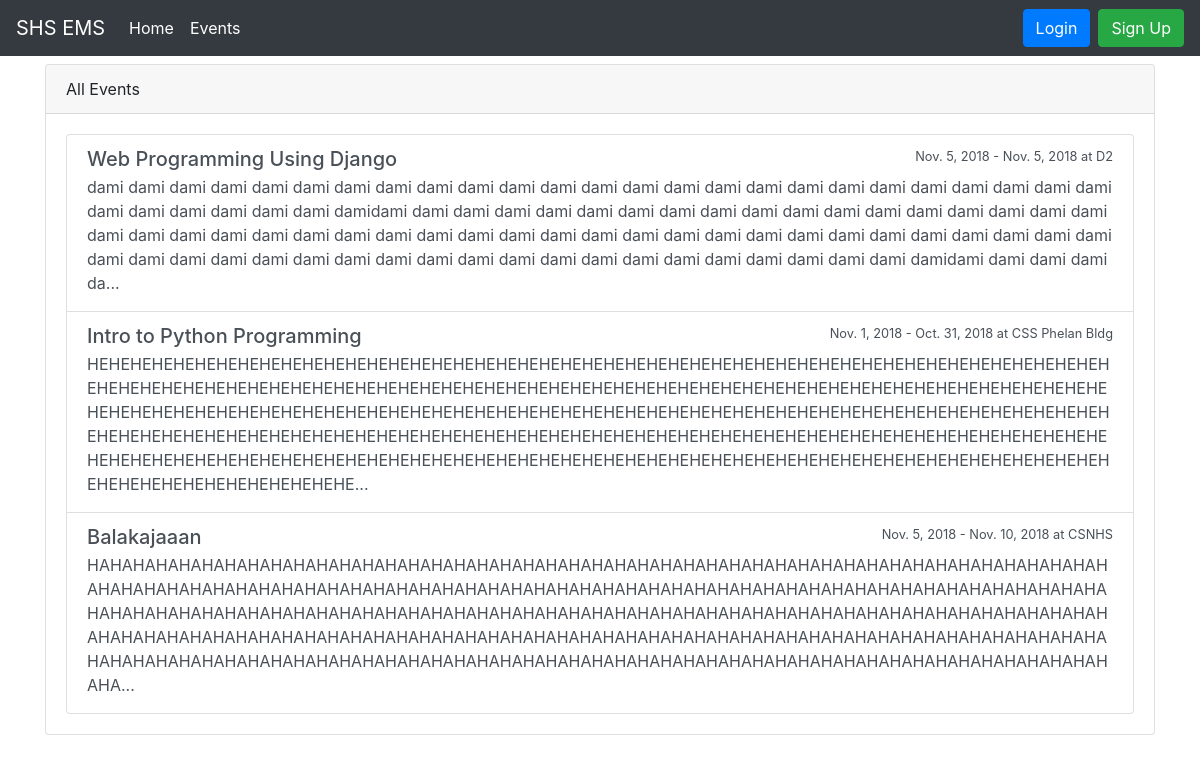
The app's page /events/, older data.
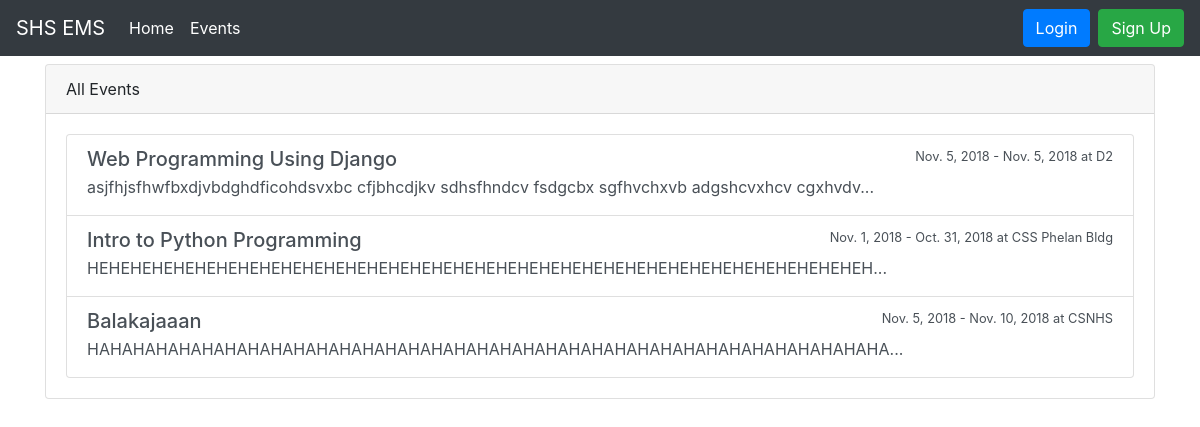
The same page, newer data.
### events/models.py (models this page shows)
class Event(models.Model):
    name = models.CharField("Name of Events", max_length = 100, default = "")
    description = models.TextField("Description", max_length = 2000, blank = True)
    max_slot = models.IntegerField("Max Slots", blank = True, null = True)
    date_from = models.DateField("Start Date")
    date_to = models.DateField("End Date")
    time_from = models.TimeField ("Start Time")
    time_to = models.TimeField ("End Time")
    venue = models.CharField("Venue", max_length = 100)
    date_created = models.DateTimeField("Date Created", auto_now_add= True)

### events/views.py (the view)
# urls.py: path("events/", EventListView.as_view(),name= "event_list"),
class EventListView(ListView):
    model = Event
    template_name = "event_list.html"
    context_object_name = "event_list"

### templates/event_list.html (shortened to what this page needs)
{% extends "base.html" %}
{% block content %}
<div class="card mt-2">
        <div class="card-header">
            All Events
        </div>
        <div class="card-body">
                <div class="list-group">
                        {% for event in object_list %}
                                <a href="{% url 'event_detail' event.pk %}" class="list-group-item list-group-item-action flex-column align-items-start">
                                  <div class="d-flex w-100 justify-content-between">
                                    <h5 class="mb-1">{{ event.name }}</h5>
                                    <small>{{ event.date_from}} - {{ event.date_to}} at {{ event.venue}}</small>
                                  </div>
          <p class="mb-1"> {{ event.description | slice:":500" }}...</p>
        </a>
{% endfor %}
        </div>
    </div>
</div>
{% endblock %}

Row changes from the older to the newer data that the page shows:
changed Event "Web Programming Using Django": description "dami dami dami dami dami dami dami dami dami dami dami dami dami dami dami dami dami dami dami dami dami dami dami dami dami dami dami dami dami dami dami damidami dami dami dami dami dami dami dami dami dami dami dami dami dami dami dami dami dami dami dami dami dami dami dami dami dami dami dami dami dami dami dami dami dami dami dami dami dami dami dami dami dami dami dami dami dami dami dami dami dami dami dami dami dami dami dami dami dami dami dami dami dami dami damidami dami dami dami da" → "asjfhjsfhwfbxdjvbdghdficohdsvxbc cfjbhcdjkv sdhsfhndcv fsdgcbx sgfhvchxvb adgshcvxhcv cgxhvdv"
changed Event "Intro to Python Programming": description "HEHEHEHEHEHEHEHEHEHEHEHEHEHEHEHEHEHEHEHEHEHEHEHEHEHEHEHEHEHEHEHEHEHEHEHEHEHEHEHEHEHEHEHEHEHEHEHEHEHEHEHEHEHEHEHEHEHEHEHEHEHEHEHEHEHEHEHEHEHEHEHEHEHEHEHEHEHEHEHEHEHEHEHEHEHEHEHEHEHEHEHEHEHEHEHEHEHEHEHEHEHEHEHEHEHEHEHEHEHEHEHEHEHEHEHEHEHEHEHEHEHEHEHEHEHEHEHEHEHEHEHEHEHEHEHEHEHEHEHEHEHEHEHEHEHEHEHEHEHEHEHEHEHEHEHEHEHEHEHEHEHEHEHEHEHEHEHEHEHEHEHEHEHEHEHEHEHEHEHEHEHEHEHEHEHEHEHEHEHEHEHEHEHEHEHEHEHEHEHEHEHEHEHEHEHEHEHEHEHEHEHEHEHEHEHEHEHEHEHEHEHEHEHEHEHEHEHEHEHEHEHEHEHEHEHEHEHEHEHEHEHEHEHEHEHEHEHEHEHE" → "HEHEHEHEHEHEHEHEHEHEHEHEHEHEHEHEHEHEHEHEHEHEHEHEHEHEHEHEHEHEHEHEHEHEHEHEH"
changed Event "Balakajaaan": description "HAHAHAHAHAHAHAHAHAHAHAHAHAHAHAHAHAHAHAHAHAHAHAHAHAHAHAHAHAHAHAHAHAHAHAHAHAHAHAHAHAHAHAHAHAHAHAHAHAHAHAHAHAHAHAHAHAHAHAHAHAHAHAHAHAHAHAHAHAHAHAHAHAHAHAHAHAHAHAHAHAHAHAHAHAHAHAHAHAHAHAHAHAHAHAHAHAHAHAHAHAHAHAHAHAHAHAHAHAHAHAHAHAHAHAHAHAHAHAHAHAHAHAHAHAHAHAHAHAHAHAHAHAHAHAHAHAHAHAHAHAHAHAHAHAHAHAHAHAHAHAHAHAHAHAHAHAHAHAHAHAHAHAHAHAHAHAHAHAHAHAHAHAHAHAHAHAHAHAHAHAHAHAHAHAHAHAHAHAHAHAHAHAHAHAHAHAHAHAHAHAHAHAHAHAHAHAHAHAHAHAHAHAHAHAHAHAHAHAHAHAHAHAHA" → "HAHAHAHAHAHAHAHAHAHAHAHAHAHAHAHAHAHAHAHAHAHAHAHAHAHAHAHAHAHAHAHAHAHAHA"
